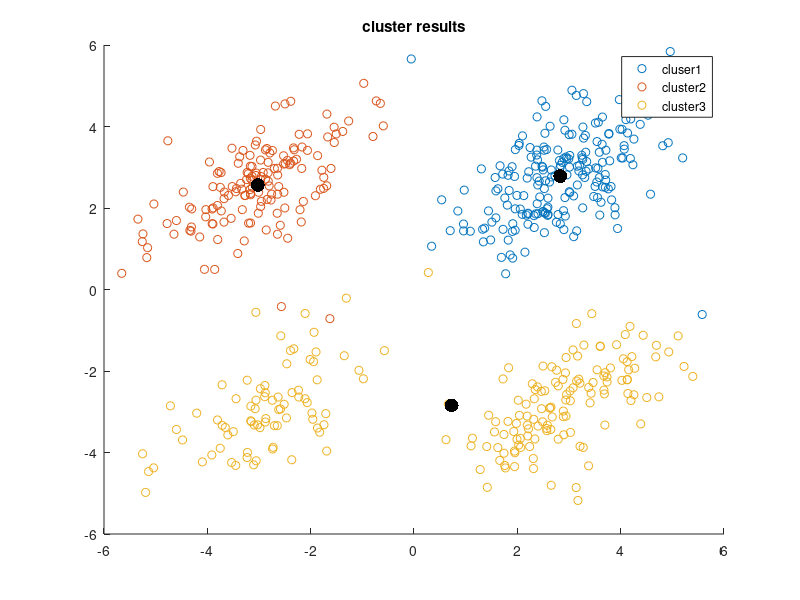
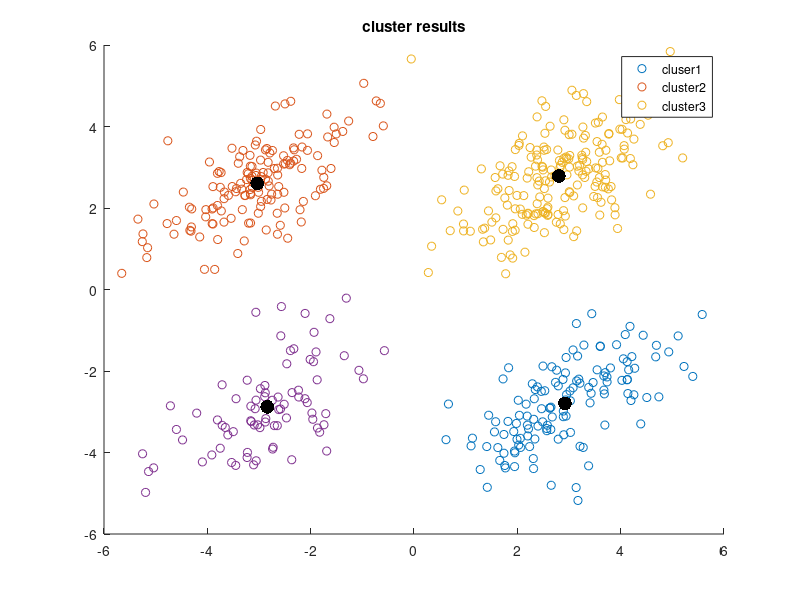
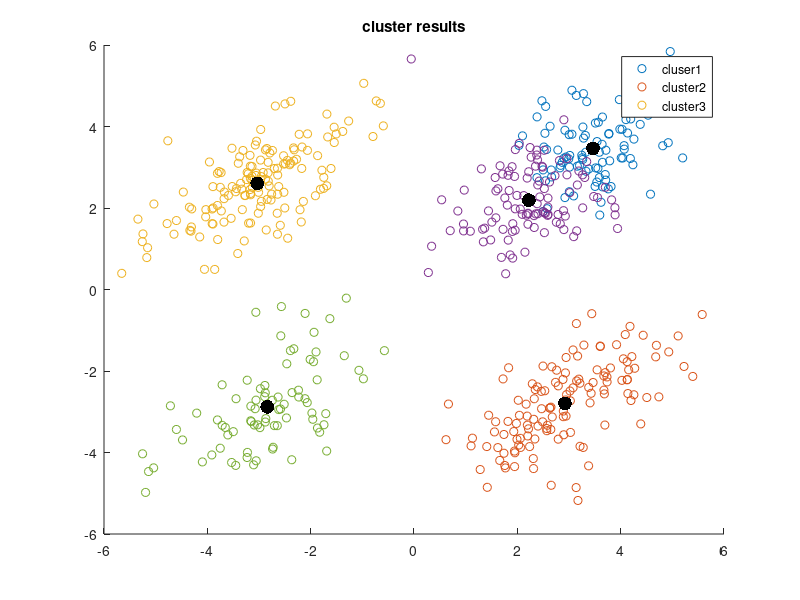

The MATLAB source for these figures, in order:
%loading kmeans
load kmeansdata;

%assing data to a variable 
new_data = X;
%defining k values

k_values = [3,4,5];

%for evaluating matrices
evl_mtrcs = zeros(length(k_values),1);

for i =1:length(k_values)
    %k means clustering for every k value
    k2 = k_values(i);
    [indx,c] = kmeans(new_data,k2);
    %evaluating the clutering perfomance
    evl_mtrcs(i) = sum(sum(new_data-c(indx,:)));
    %visualizing 
    figure;
    gscatter(new_data(:,1),new_data(:,2),indx);
    hold on;
    %ploting centroids
    scatter(c(:,1),c(:,2),100,'k','filled');
    title("cluster results");
    legend('cluser1','cluster2','cluster3');
    hold off;

end
